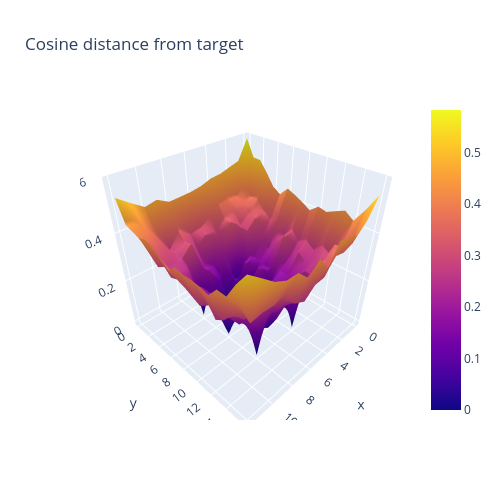

This figure's notebook cell:
### Code cell
dists = aF_seq_5['targetDists'][66]
fig = go.Figure(data=[go.Surface(z=dists)])

fig.update_layout(title='Cosine distance from target', autosize=False,
                  width=500, height=500)

fig.show()

### Figure 1 — Plotly figure (JSON) as saved in the notebook; plotly's stock layout.template omitted (floating-point values rounded to 4 significant figures; data arrays with more than 128 entries replaced by an {"elided": "..."} marker saying what was removed)
{"data": [{"type": "surface", "z": {"elided": "17x13 float values"}}], "layout": {"autosize": false, "height": 500, "title": {"text": "Cosine distance from target"}, "width": 500}}
